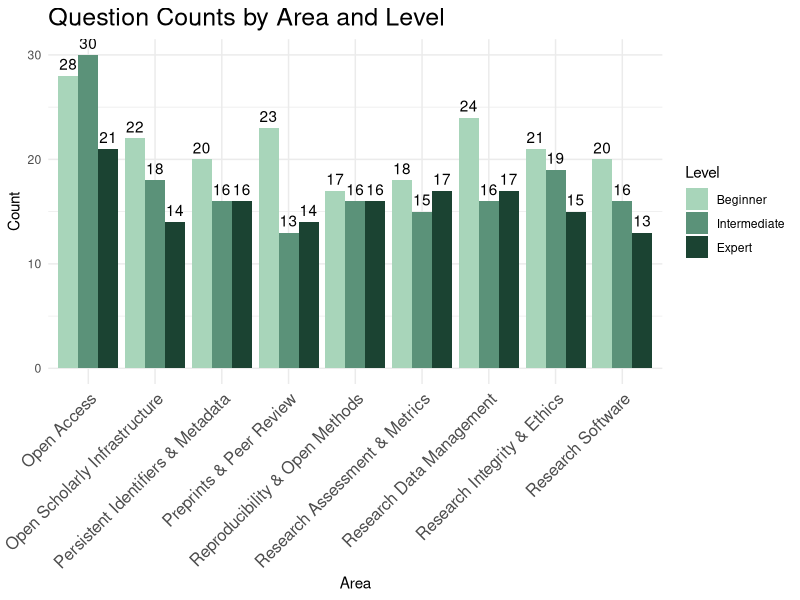

Write R code to recreate this figure.
## ---- chunk 1
#| echo: false
#| warning: false
#| fig-width: 12
#| fig-height: 7

library(tidyverse)

questions_list <- read_csv("data/questions.csv")
questions_list |>
  select(id, level, area) |>
  mutate(level = factor(level, levels = c("Beginner", "Intermediate", "Expert"))) |>  # sets the plotting order
  ggplot(aes(x = area, fill = level)) +
  geom_bar(position = position_dodge(width = 0.9)) +
  geom_text(
    stat = "count",
    aes(label = after_stat(count)),
    position = position_dodge(width = 0.9),
    vjust = -0.5
  ) +
  scale_fill_manual(values = c(
    "Beginner" = "#A8D5BA",
    "Intermediate" = "#5B9279",
    "Expert" = "#1B4332"
  )) +
  labs(
    title = "Question Counts by Area and Level",
    x = "Area",
    y = "Count",
    fill = "Level"
  ) +
  theme_minimal() +
  theme(
    axis.text.x = element_text(angle = 45, hjust = 1, size = 12),
    plot.title = element_text(size = 18)
  )
